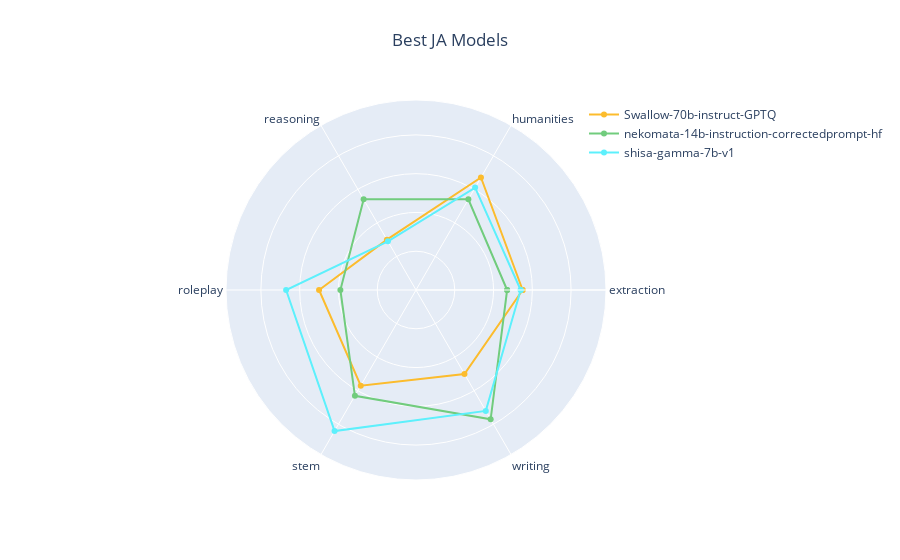

Source (notebook cell):
### Code cell
plot_radar(df, 'Best JA Models',
[
    ('Swallow-70b-instruct-GPTQ', '#fcbc2d'),
    ('nekomata-14b-instruction-correctedprompt-hf', '#71cc7d'),
    ('shisa-gamma-7b-v1', '#5df0fc'),
])

### Figure 1 — Plotly figure (JSON) as saved in the notebook; plotly's stock layout.template omitted (floating-point values rounded to 4 significant figures)
{"data": [{"line": {"color": "#fcbc2d"}, "name": "Swallow-70b-instruct-GPTQ", "r": [5.5, 6.7, 3, 5, 5.7, 5, 5.5], "theta": ["extraction", "humanities", "reasoning", "roleplay", "stem", "writing", "extraction"], "type": "scatterpolar"}, {"line": {"color": "#71cc7d"}, "name": "nekomata-14b-instruction-correctedprompt-hf", "r": [4.7, 5.4, 5.4, 3.9, 6.3, 7.7, 4.7], "theta": ["extraction", "humanities", "reasoning", "roleplay", "stem", "writing", "extraction"], "type": "scatterpolar"}, {"line": {"color": "#5df0fc"}, "name": "shisa-gamma-7b-v1", "r": [5.4, 6.1, 2.9, 6.7, 8.4, 7.2, 5.4], "theta": ["extraction", "humanities", "reasoning", "roleplay", "stem", "writing", "extraction"], "type": "scatterpolar"}], "layout": {"autosize": true, "legend": {"orientation": "v", "x": 0.75, "y": 1}, "polar": {"angularaxis": {"type": "category"}, "radialaxis": {"autorange": false, "nticks": 5, "range": [0, 9.8], "showticklabels": false, "type": "linear", "visible": true}}, "showlegend": true, "title": {"text": "Best JA Models", "x": 0.5, "xanchor": "center", "y": 0.94, "yanchor": "top"}}}
